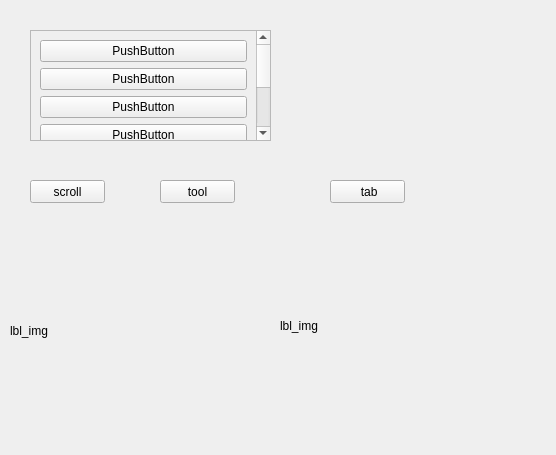
<?xml version="1.0" encoding="UTF-8"?>
<ui version="4.0">
 <class>Widget</class>
 <widget class="QWidget" name="Widget">
  <property name="geometry">
   <rect>
    <x>0</x>
    <y>0</y>
    <width>556</width>
    <height>455</height>
   </rect>
  </property>
  <property name="windowTitle">
   <string>Widget</string>
  </property>
  <widget class="QStackedWidget" name="stackedWidget">
   <property name="geometry">
    <rect>
     <x>10</x>
     <y>10</y>
     <width>541</width>
     <height>141</height>
    </rect>
   </property>
   <property name="currentIndex">
    <number>0</number>
   </property>
   <widget class="QWidget" name="page">
    <widget class="QScrollArea" name="scrollArea">
     <property name="geometry">
      <rect>
       <x>20</x>
       <y>20</y>
       <width>241</width>
       <height>111</height>
      </rect>
     </property>
     <property name="widgetResizable">
      <bool>true</bool>
     </property>
     <widget class="QWidget" name="scrollAreaWidgetContents">
      <property name="geometry">
       <rect>
        <x>0</x>
        <y>-106</y>
        <width>222</width>
        <height>215</height>
       </rect>
      </property>
      <layout class="QVBoxLayout" name="verticalLayout">
       <item>
        <widget class="QPushButton" name="pushButton">
         <property name="text">
          <string>PushButton</string>
         </property>
        </widget>
       </item>
       <item>
        <widget class="QPushButton" name="pushButton_7">
         <property name="text">
          <string>PushButton</string>
         </property>
        </widget>
       </item>
       <item>
        <widget class="QPushButton" name="pushButton_6">
         <property name="text">
          <string>PushButton</string>
         </property>
        </widget>
       </item>
       <item>
        <widget class="QPushButton" name="pushButton_3">
         <property name="text">
          <string>PushButton</string>
         </property>
        </widget>
       </item>
       <item>
        <widget class="QPushButton" name="pushButton_5">
         <property name="text">
          <string>PushButton</string>
         </property>
        </widget>
       </item>
       <item>
        <widget class="QPushButton" name="pushButton_4">
         <property name="text">
          <string>PushButton</string>
         </property>
        </widget>
       </item>
       <item>
        <widget class="QPushButton" name="pushButton_2">
         <property name="text">
          <string>PushButton</string>
         </property>
        </widget>
       </item>
      </layout>
     </widget>
    </widget>
   </widget>
   <widget class="QWidget" name="page_2">
    <widget class="QToolBox" name="toolBox">
     <property name="geometry">
      <rect>
       <x>60</x>
       <y>30</y>
       <width>331</width>
       <height>81</height>
      </rect>
     </property>
     <property name="currentIndex">
      <number>2</number>
     </property>
     <widget class="QWidget" name="page_3">
      <property name="geometry">
       <rect>
        <x>0</x>
        <y>0</y>
        <width>331</width>
        <height>16</height>
       </rect>
      </property>
      <attribute name="label">
       <string>同事</string>
      </attribute>
     </widget>
     <widget class="QWidget" name="page_4">
      <property name="geometry">
       <rect>
        <x>0</x>
        <y>0</y>
        <width>314</width>
        <height>16</height>
       </rect>
      </property>
      <attribute name="label">
       <string>家人</string>
      </attribute>
     </widget>
     <widget class="QWidget" name="page_5">
      <attribute name="label">
       <string>陌生人</string>
      </attribute>
     </widget>
    </widget>
   </widget>
   <widget class="QWidget" name="page_6">
    <widget class="QTabWidget" name="tabWidget">
     <property name="geometry">
      <rect>
       <x>100</x>
       <y>10</y>
       <width>281</width>
       <height>91</height>
      </rect>
     </property>
     <property name="currentIndex">
      <number>1</number>
     </property>
     <widget class="QWidget" name="tab">
      <attribute name="title">
       <string> 百度</string>
      </attribute>
     </widget>
     <widget class="QWidget" name="tab_2">
      <attribute name="title">
       <string>谷歌</string>
      </attribute>
     </widget>
    </widget>
   </widget>
  </widget>
  <widget class="QPushButton" name="btn_scroll">
   <property name="geometry">
    <rect>
     <x>30</x>
     <y>180</y>
     <width>75</width>
     <height>23</height>
    </rect>
   </property>
   <property name="text">
    <string>scroll</string>
   </property>
  </widget>
  <widget class="QPushButton" name="btn_tool">
   <property name="geometry">
    <rect>
     <x>160</x>
     <y>180</y>
     <width>75</width>
     <height>23</height>
    </rect>
   </property>
   <property name="text">
    <string>tool</string>
   </property>
  </widget>
  <widget class="QPushButton" name="btn_tab">
   <property name="geometry">
    <rect>
     <x>330</x>
     <y>180</y>
     <width>75</width>
     <height>23</height>
    </rect>
   </property>
   <property name="text">
    <string> tab</string>
   </property>
  </widget>
  <widget class="QLabel" name="lbl_img">
   <property name="geometry">
    <rect>
     <x>10</x>
     <y>210</y>
     <width>241</width>
     <height>241</height>
    </rect>
   </property>
   <property name="text">
    <string>lbl_img</string>
   </property>
  </widget>
  <widget class="QLabel" name="lbl_gif">
   <property name="geometry">
    <rect>
     <x>280</x>
     <y>210</y>
     <width>271</width>
     <height>231</height>
    </rect>
   </property>
   <property name="text">
    <string>lbl_img</string>
   </property>
  </widget>
 </widget>
 <resources/>
 <connections/>
</ui>
